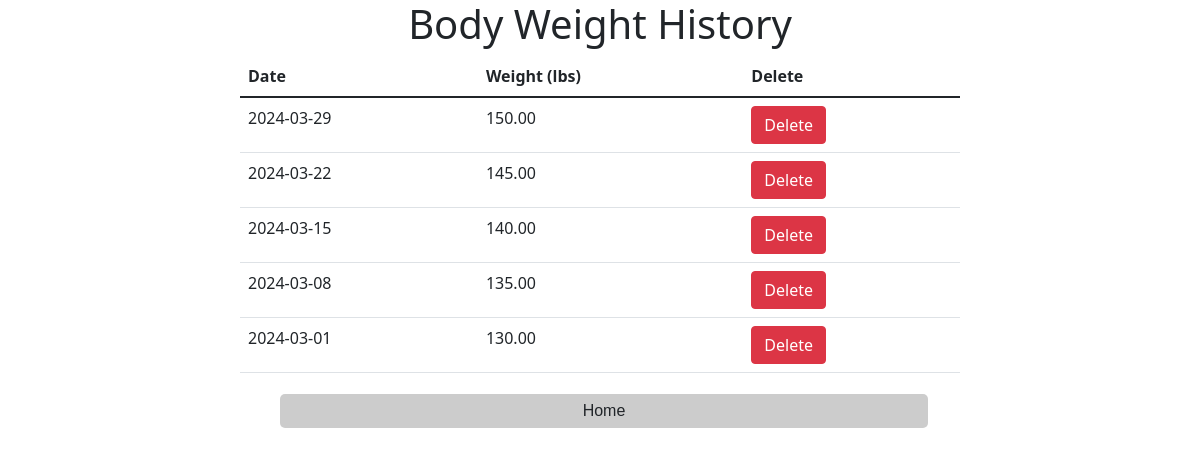
Screenshot of /bodyWeightHistory.php?username=1 with the database file from the repository.
### tables this page shows
CREATE TABLE IF NOT EXISTS Body_Weight_History (
    user_id VARCHAR(255),
    date DATE,
    weight DECIMAL(5,2),
    CHECK (weight > 0),
    FOREIGN KEY (user_id) REFERENCES Users(user_id),
    PRIMARY KEY (user_id, date)  
);

### bodyWeightHistory.php (the view, shortened to what this page needs)
<?php
require("connect-db.php");
$username = "";
if ($_SERVER["REQUEST_METHOD"] == "POST") {
    if (!empty($_POST['username'])) {
        $username = $_POST['username'];
    }
} else {
    if(isset($_GET['username'])) {
        $username = $_GET['username'];
    }
}
$query = "SELECT * FROM Body_Weight_History WHERE user_id = :user_id ORDER BY date DESC";
$statement = $db->prepare($query);
$statement->bindValue(':user_id', $username);
$statement->execute();
$weights = $statement->fetchAll(PDO::FETCH_ASSOC);
?>
<!DOCTYPE html>
<html>
<head>
    <link href="https://cdn.jsdelivr.net/npm/bootstrap@5.1.3/dist/css/bootstrap.min.css" rel="stylesheet">
    <link rel="stylesheet" href="styles.css" />
</head>
<body>
    <div>
        <h1>Body Weight History</h1>
        <?php if (count($weights) > 0): ?>
        <table class="table">
            <thead>
                <tr>
                    <th>Date</th>
                    <th>Weight (lbs)</th>
                    <th>Delete</th>
                </tr>
            </thead>
            <tbody>
                <?php foreach ($weights as $weight): ?>
                <tr>
                    <td><?php echo $weight['date']; ?></td>
                    <td><?php echo $weight['weight']; ?></td>
                    <td>
                        <form action="<?php echo htmlspecialchars($_SERVER["PHP_SELF"]); ?>?username=<?php echo $username; ?>" method="post">
                            <button type="submit" class="btn btn-danger">Delete</button>
                        </form>
                    </td>
                </tr>
                <?php endforeach; ?>
            </tbody>
        </table>
        <?php else: ?>
        <p>No body weight history found for this user.</p>
        <?php endif; ?>
        <form id="home" action="http://localhost/cs4750/DatabaseSystemsFinal/home.php" method="get">
            <input type="submit" value="Home" class="btn" />
        </form>
    </div>
</body>
</html>

### styles.css (style rules this page uses)
input, textarea { display:inline-block; font-family:arial; margin: 5px 10px 5px 40px; padding: 8px 12px 8px 12px; border: 1px solid #ccc; border-radius: 4px; box-sizing: border-box; width: 90%; font-size: small; }
div { margin-left: auto; margin-right: auto; width: 60%; }
h1 { text-align: center; }
input[type=submit] { padding:5px 15px; background:#ccc; border:0 none; cursor:pointer; border-radius: 5px; }
html { height:100%; }
body { min-height:100%; padding:0; margin:0; position:relative; }

### rows the page displays
body_weight_history: date "2024-03-29", weight "150.00"
body_weight_history: date "2024-03-22", weight "145.00"
body_weight_history: date "2024-03-15", weight "140.00"
body_weight_history: date "2024-03-08", weight "135.00"
body_weight_history: date "2024-03-01", weight "130.00"
